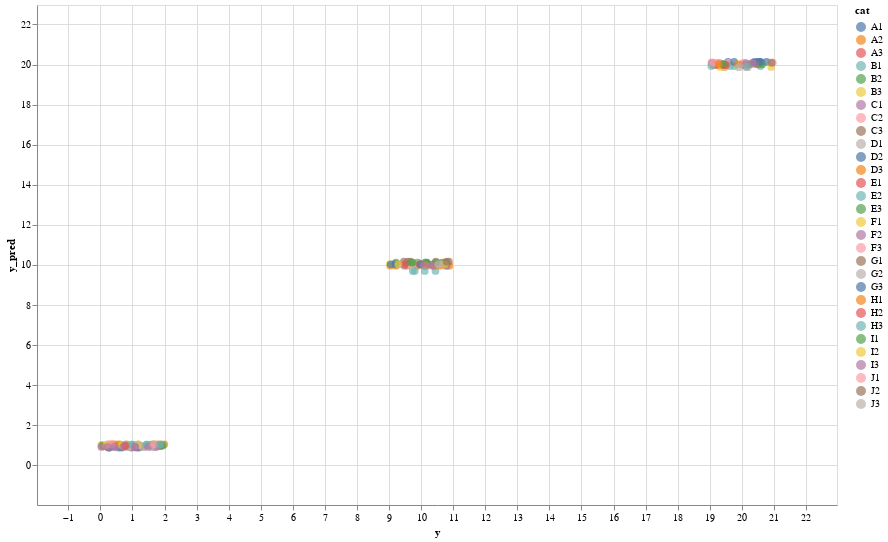

The cell this chart's notebook holds for it:
### Code cell
create_scatter(source_oh)

### Figure 1 — Vega-Lite specification as saved in the notebook (floating-point values rounded to 4 significant figures; data arrays with more than 128 entries replaced by an {"elided": "..."} marker saying what was removed)
{"config": {"view": {"continuousWidth": 400, "continuousHeight": 300}}, "data": {"name": "data-52e7fce1004863bc3719875ba88d801e"}, "mark": {"type": "circle", "size": 60}, "encoding": {"color": {"field": "cat", "type": "nominal"}, "tooltip": {"field": "cat", "type": "nominal"}, "x": {"field": "y", "scale": {"domain": [-1.976, 22.97]}, "type": "quantitative"}, "y": {"field": "y_pred", "scale": {"domain": [-1.976, 22.97]}, "type": "quantitative"}}, "height": 500, "selection": {"selector007": {"type": "interval", "bind": "scales", "encodings": ["x", "y"]}}, "width": 800, "$schema": "https://vega.github.io/schema/vega-lite/v4.17.0.json", "datasets": {"data-52e7fce1004863bc3719875ba88d801e": {"elided": "200 records"}}}
